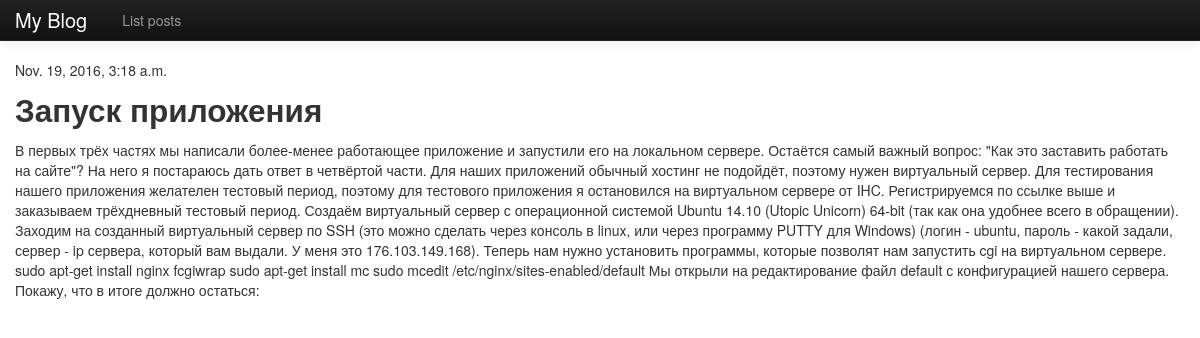
The page /polls/1/ on the database its author committed.
### polls/models.py (models this page shows, shortened)
class Post(models.Model):
    title = models.CharField(max_length=255) # title post
    datetime = models.DateTimeField(u'Date public') # date public
    content = models.TextField(max_length=10000) # text post

### polls/views.py (the view)
# urls.py: url(r'^(?P<pk>\d+)/$', PostDetailView.as_view()),
class PostDetailView(DetailView):
    model = Post

### polls/templates/polls/post_detail.html
{% extends 'polls/base.html' %}
{% block content %}
    <p>{{ post.datetime }}</p>
    <h2>{{ post.title }}</h2>
    <p>{{ post.content }}</p>
{% endblock %}

### polls/templates/polls/base.html (style rules this page uses)
body { padding-top: 60px; }

### rows shown on the page
Post: datetime "Nov. 19, 2016, 3:18 a.m.", title "Запуск приложения", content "В первых трёх частях мы написали более-менее работающее приложение и запустили его на локальном сервере. Остаётся самый важный вопрос: \"Как это заставить работать на сайте\"? На него я постараюсь дать ответ в четвёртой части. Для наших приложений обычный хостинг не подойдёт, поэтому нужен виртуальный сервер. Для тестирования нашего приложения желателен тестовый период, поэтому для тестового приложения я остановился на виртуальном сервере от IHC. Регистрируемся по ссылке выше и заказываем трёхдневный тестовый период. Создаём виртуальный сервер с операционной системой Ubuntu 14.10 (Utopic Unicorn) 64-bit (так как она удобнее всего в обращении). Заходим на созданный виртуальный сервер по SSH…"
